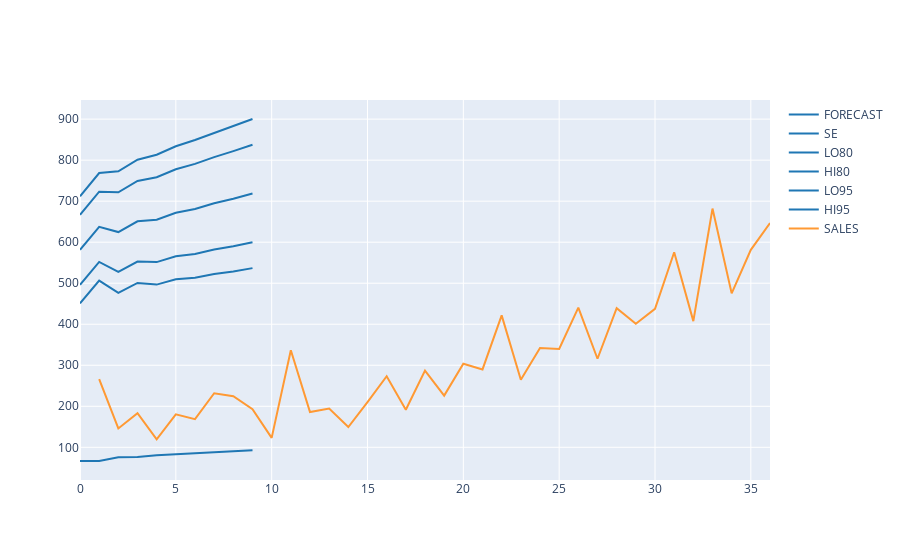

The notebook cell this image was saved under:
### Code cell
agent.chat("visualize the prediction result using forecast line plot and compared with the actual table SHAMPOO_SALES_DATA_TBL")

### Figure 1 — Plotly figure (JSON) as saved in the notebook; plotly's stock layout.template omitted (floating-point values rounded to 4 significant figures)
{"data": [{"line": {"color": "rgb(31, 119, 180)"}, "mode": "lines", "name": "FORECAST", "type": "scatter", "x": [0, 1, 2, 3, 4, 5, 6, 7, 8, 9], "y": [581.4, 637.5, 624.7, 650.9, 655.0, 671.6, 681.1, 694.7, 706.0, 718.6]}, {"line": {"color": "rgb(31, 119, 180)"}, "mode": "lines", "name": "SE", "type": "scatter", "x": [0, 1, 2, 3, 4, 5, 6, 7, 8, 9], "y": [66.62, 66.84, 75.67, 76.67, 80.78, 82.76, 85.69, 87.95, 90.47, 92.74]}, {"line": {"color": "rgb(31, 119, 180)"}, "mode": "lines", "name": "LO80", "type": "scatter", "x": [0, 1, 2, 3, 4, 5, 6, 7, 8, 9], "y": [496.0, 551.9, 527.7, 552.7, 551.5, 565.6, 571.3, 582.0, 590.0, 599.7]}, {"line": {"color": "rgb(31, 119, 180)"}, "mode": "lines", "name": "HI80", "type": "scatter", "x": [0, 1, 2, 3, 4, 5, 6, 7, 8, 9], "y": [666.8, 723.2, 721.6, 749.2, 758.5, 777.7, 791.0, 807.4, 821.9, 837.4]}, {"line": {"color": "rgb(31, 119, 180)"}, "mode": "lines", "name": "LO95", "type": "scatter", "x": [0, 1, 2, 3, 4, 5, 6, 7, 8, 9], "y": [450.8, 506.5, 476.3, 500.7, 496.7, 509.4, 513.2, 522.3, 528.7, 536.8]}, {"line": {"color": "rgb(31, 119, 180)"}, "mode": "lines", "name": "HI95", "type": "scatter", "x": [0, 1, 2, 3, 4, 5, 6, 7, 8, 9], "y": [712.0, 768.5, 773.0, 801.2, 813.3, 833.8, 849.1, 867.1, 883.3, 900.3]}, {"line": {"color": "rgb(255, 153, 51)"}, "mode": "lines", "name": "SALES", "type": "scatter", "x": [1, 2, 3, 4, 5, 6, 7, 8, 9, 10, 11, 12, 13, 14, 15, 16, 17, 18, 19, 20, 21, 22, 23, 24, 25, 26, 27, 28, 29, 30, 31, 32, 33, 34, 35, 36], "y": [266.0, 145.9, 183.1, 119.3, 180.3, 168.5, 231.8, 224.5, 192.8, 122.9, 336.5, 185.9, 194.3, 149.5, 210.1, 273.3, 191.4, 287.0, 226.0, 303.6, 289.9, 421.6, 264.5, 342.3, 339.7, 440.4, 315.9, 439.3, 401.3, 437.4, 575.5, 407.6, 682.0, 475.3, 581.3, 646.9]}], "layout": {"hovermode": "x", "xaxis": {"nticks": 10}}}
